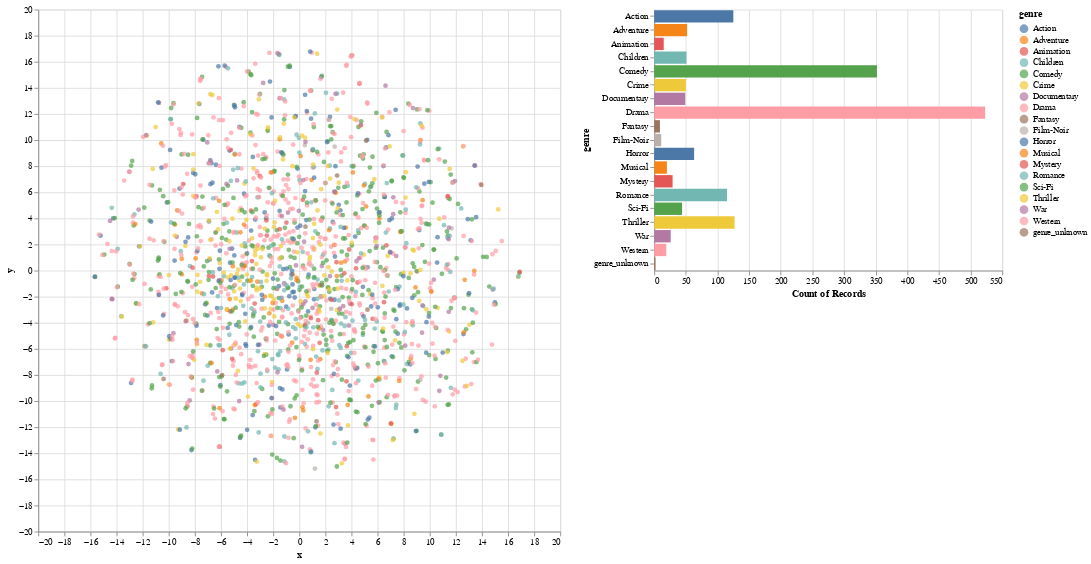

Notebook source saved alongside this figure:
### Markdown cell above
## Embedding visualization
Since it is hard to visualize embeddings in a higher-dimensional space (when the embedding dimension $k > 3$), one approach is to project the embeddings to a lower dimensional space. T-SNE (T-distributed Stochastic Neighbor Embedding) is an algorithm that projects the embeddings while attempting to preserve their pariwise distances. It can be useful for visualization, but one should use it with care. For more information on using t-SNE, see [How to Use t-SNE Effectively](https://distill.pub/2016/misread-tsne/).

### Code cell
tsne_movie_embeddings(model)

### Figure 1 — Vega-Lite specification as saved in the notebook (floating-point values rounded to 4 significant figures; data arrays with more than 128 entries replaced by an {"elided": "..."} marker saying what was removed)
{"config": {"view": {"continuousWidth": 400, "continuousHeight": 300}}, "hconcat": [{"layer": [{"mark": "circle", "encoding": {"color": {"condition": {"type": "nominal", "field": "genre", "selection": "selector002"}, "value": "whitesmoke"}, "x": {"type": "quantitative", "field": "x"}, "y": {"type": "quantitative", "field": "y"}}, "height": 600, "selection": {"selector019": {"type": "single", "encodings": ["x", "y"], "on": "mouseover", "nearest": true, "empty": "none"}}, "width": 600}, {"mark": {"type": "text", "align": "left", "dx": 5, "dy": -5}, "encoding": {"text": {"condition": {"type": "nominal", "field": "title", "selection": "selector019"}, "value": ""}, "x": {"type": "quantitative", "field": "x"}, "y": {"type": "quantitative", "field": "y"}}}]}, {"mark": "bar", "encoding": {"color": {"condition": {"type": "nominal", "field": "genre", "selection": "selector002"}, "value": "lightgray"}, "x": {"type": "quantitative", "aggregate": "count"}, "y": {"type": "nominal", "field": "genre"}}, "height": 300, "selection": {"selector002": {"type": "multi", "fields": ["genre"]}}}], "data": {"name": "data-c5ca69f25d01897de784a1ec6134d76f"}, "$schema": "https://vega.github.io/schema/vega-lite/v4.8.1.json", "datasets": {"data-c5ca69f25d01897de784a1ec6134d76f": {"elided": "1682 records"}}}
